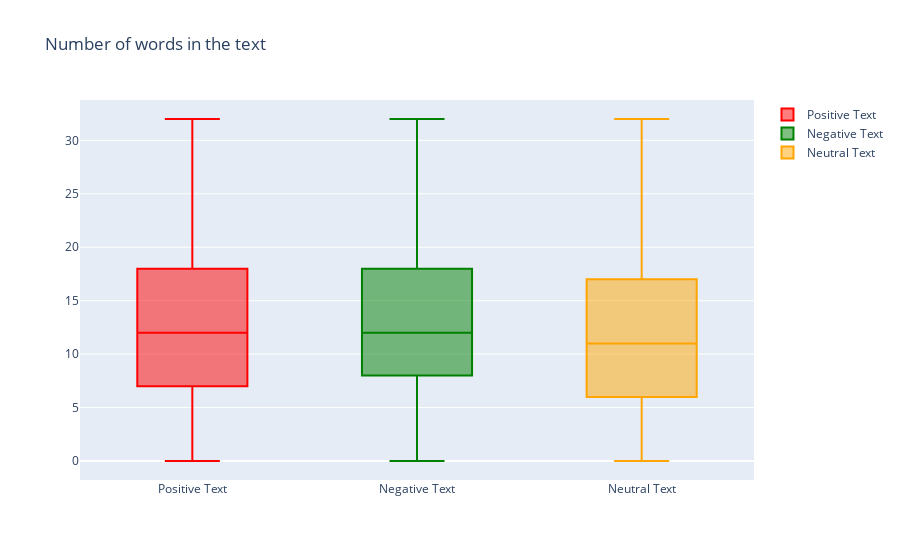

The notebook cell saved with this chart:
### Code cell
trace0 = go.Box(
    y=pos['text_word_count'],
    name = 'Positive Text',
    marker = dict(
        color = 'red',
    )
)

trace1 = go.Box(
    y=neg['text_word_count'],
    name = 'Negative Text',
    marker = dict(
        color = 'green',
    )
)

trace2 = go.Box(
    y=neutral['text_word_count'],
    name = 'Neutral Text',
    marker = dict(
        color = 'orange',
    )
)
data = [trace0, trace1, trace2]
layout = go.Layout(
    title = "Number of words in the text"
)

fig = go.Figure(data=data,layout=layout)
iplot(fig, filename = "Number of words in the text")

### Figure 1 — Plotly figure (JSON) as saved in the notebook; plotly's stock layout.template omitted (floating-point values rounded to 4 significant figures; data arrays with more than 128 entries replaced by an {"elided": "..."} marker saying what was removed)
{"data": [{"marker": {"color": "red"}, "name": "Positive Text", "type": "box", "y": {"elided": "8582 int values"}}, {"marker": {"color": "green"}, "name": "Negative Text", "type": "box", "y": {"elided": "7781 int values"}}, {"marker": {"color": "orange"}, "name": "Neutral Text", "type": "box", "y": {"elided": "11117 int values"}}], "layout": {"title": {"text": "Number of words in the text"}}}
